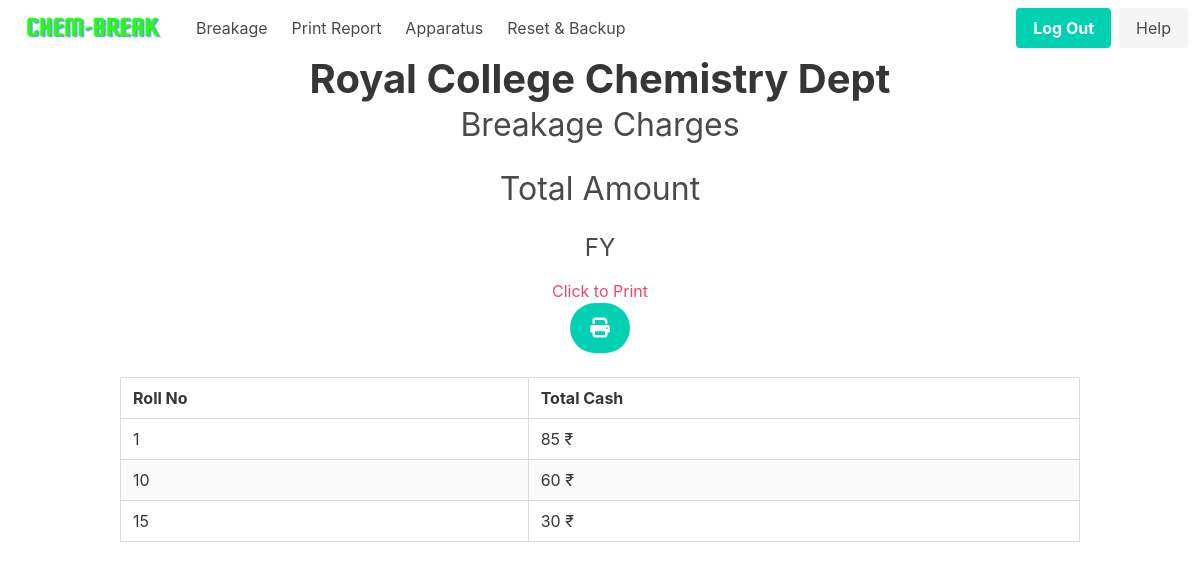
Before: /home/records/getMoney/fy (signed in) with the older database file.
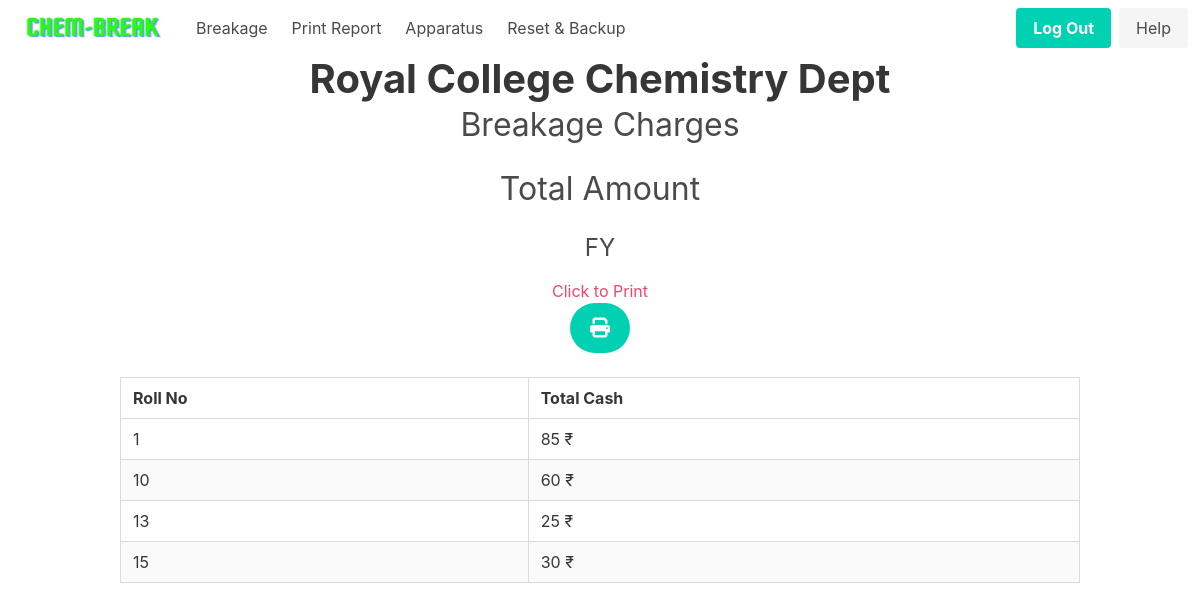
After: the same page with the newer database file.
### app/models.py (models this page shows, shortened)
class Student(db.Model):
    __tablename__ = "student"
    id = db.Column(db.Integer, primary_key=True)
    unique_id = db.Column(db.String(100), unique=True, nullable=False)
    roll_no = db.Column(db.String(10), nullable=False)
    class_ = db.Column(db.String(10), nullable=False)
    section = db.Column(db.String(10), nullable=False, default="Chemistry")
    total_amount = db.relationship('Bank', backref='student', lazy=True)

### app/routes.py (the view)
@main.route("/home/records/getMoney/<string:class_name>")
@login_required
def getMoney(class_name):
    valid_classes = ['fy', 'sy', 'ty']
    if class_name.lower() not in valid_classes:
        abort(404)
    class_students = Student.query.filter_by(class_=class_name.lower()).all()
    class_records = []
    for student in class_students:
        bank = Bank.query.filter_by(
            unique_student_id=student.unique_id).first().amount
        collect_money = CollectMoney(
            rollno=student.roll_no,
            total_cash=bank,
        )
        class_records.append(collect_money)
    sorted_records = sorted(class_records, key=lambda x: x.rollno)
    return render_template('collect_money.html', collect_money_list=sorted_records, class_name=class_name.upper())

### app/__init__.py (called while the page is built)
def create_app(config=None):
    app = Flask(__name__)
    if config:
        app.config.from_object(config)
    db.init_app(app)
    login_manager = LoginManager()
    login_manager.login_view = 'auth.login'
    login_manager.init_app(app)
    with app.app_context():
        from app.models import User, Breakage, Student, Apparatus, Record, Bank
        db.create_all()
    from app.models import User
    @login_manager.user_loader
    def load_user(user_id):
        return User.query.get(int(user_id))
    from .auth import auth as auth_blueprint
    app.register_blueprint(auth_blueprint)
    from .routes import main as main_blueprint
    app.register_blueprint(main_blueprint)
    return app

### app/templates/collect_money.html (shortened to what this page needs)
{% extends 'nav_base.html' %}
{% block content %}
<div class="container">
    <div class="columns is-vcentered is-center">
        <div class="column">
            <h1 class="title is-2 has-text-centered has-text-weight-bold">Royal College Chemistry Dept</h1>
            <h2 class="subtitle is-3 has-text-centered">Breakage Charges</h2>
            <h2 class="subtitle is-3 has-text-centered">Total Amount</h2>
            <h3 class="subtitle is-4 has-text-centered">{{ class_name }}</h3>
        </div>
    </div>
</div>
<div class="has-text-centered no-print mt-4">
    <h2 class="has-text-danger">Click to Print</h2>
    <a class="button is-primary is-medium is-rounded is-fixed-bottom-right" href="#"
        onclick="window.print(); return false;">
        <span class="icon">
            <i class="fas fa-print"></i>
        </span>
    </a>
</div>
<div class="container">
    <table class="table is-fullwidth is-bordered is-striped mt-5">
        <thead>
            <tr>
                <th>Roll No</th>
                <th>Total Cash</th>
            </tr>
        </thead>
        <tbody>
            {% for item in collect_money_list %}
            <tr>
                <td>{{ item.rollno }}</td>
                <td>{{ item.total_cash }} ₹</td>
            </tr>
            {% endfor %}
        </tbody>
    </table>
</div>
{% endblock %}

Changed rows visible on the page:
added Student: rollno "13", total_cash "25"
